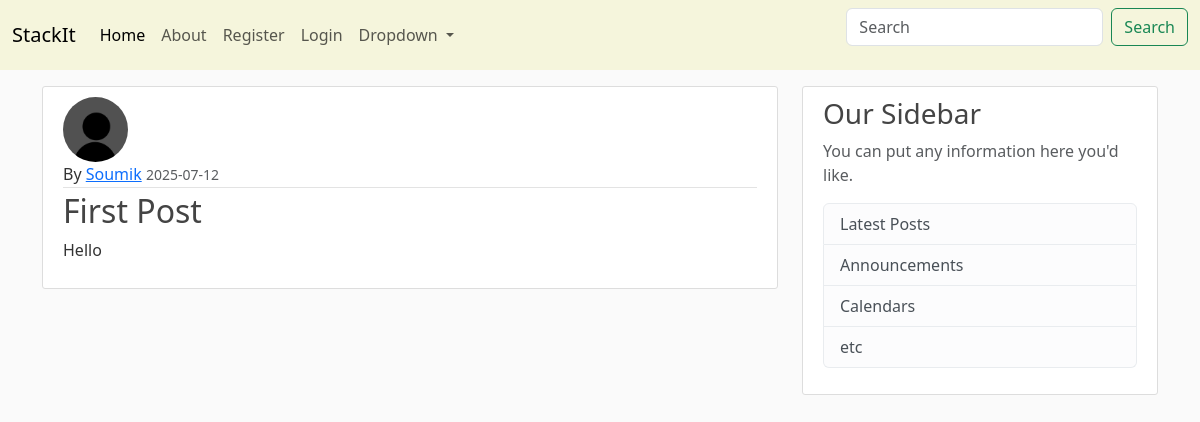
/post/1, run on the app's committed database.
### blog/models.py (models this page shows, shortened)
class user(db.Model,UserMixin):
    id=db.Column(db.Integer,primary_key=True)
    username=db.Column(db.String(20),unique=True,nullable=False)
    email=db.Column(db.String(120),unique=True,nullable=False)
    image=db.Column(db.String(20),nullable=False, default='default.jpg')
    password=db.Column(db.String(60),nullable=False)
    posts=db.relationship('post',backref='author',lazy=True)

class post(db.Model):
    id=db.Column(db.Integer,primary_key=True)
    title=db.Column(db.String(100),nullable=False)
    date_posted=db.Column(db.DateTime,nullable=False,default=datetime.datetime.utcnow)
    content=db.Column(db.Text,nullable=False)
    user_id=db.Column(db.Integer,db.ForeignKey('user.id'),nullable=False)
    upvotes = db.Column(db.Integer, default=0)
    downvotes = db.Column(db.Integer, default=0)

### blog/routes.py (the view)
@app.route('/post/<int:post_id>')
def post_show(post_id):
    pst=post.query.get_or_404(post_id)
    return render_template('post.html',title=pst.title,post=pst)

### blog/templates/post.html (shortened to what this page needs)
{% extends "layout.html" %}
{% block content %}
    <article class="media content-section">
        <img src="{{ url_for('static', filename='profile_pics/'+post.author.image) }}" alt="" class="rounded-circle article-img">
        <div class="media-body">
        <div class="article-metadata">
            By <a class="mr-2" href="#">{{ post.author.username }}</a>
            <small class="text-muted">{{ post.date_posted.strftime('%Y-%m-%d') }}</small>
        </div>
        <h2 class="article-title">{{ post.title }}</h2>
        <p class="article-content">{{ post.content }}</p>
        </div>
    </article>
{% endblock content %}

### blog/static/main.css (style rules this page uses)
body { background: #fafafa; color: #333333; }
h1, h2, h3, h4, h5, h6 { color: #444444; }
.content-section { background: #ffffff; padding: 10px 20px; border: 1px solid #dddddd; border-radius: 3px; margin-bottom: 20px; }
.article-title { color: #444444; }
.article-content { white-space: pre-line; }
.article-img { height: 65px; width: 65px; margin-right: 16px; }
.article-metadata { padding-bottom: 1px; margin-bottom: 4px; border-bottom: 1px solid #e3e3e3 }

### data on the page
user: image (placeholder picture), author.username "Soumik"
post: date_posted "2025-07-12", title "First Post", content "Hello"
